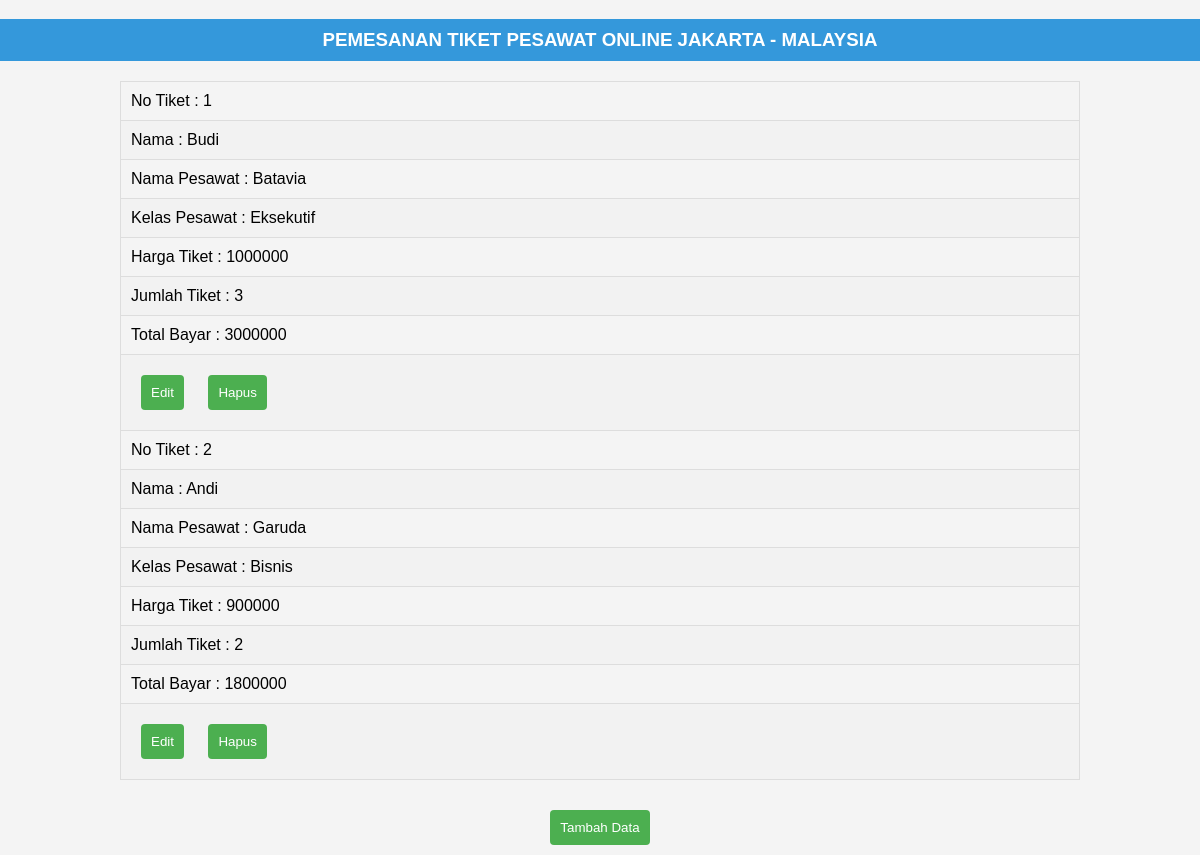
The app's page /index.php/tiket with its own data.
### tables this page shows
CREATE TABLE `pesawat` (
  `no_tiket` int(11) NOT NULL,
  `nama` varchar(50) NOT NULL,
  `nama_pesawat` varchar(30) NOT NULL,
  `kelas` varchar(30) NOT NULL,
  `harga_tiket` int(11) NOT NULL,
  `jumlah_tiket` int(11) NOT NULL,
  `total` int(11) NOT NULL
);

### application/controllers/tiket.php (called while the page is built, shortened)
<?php
class Tiket extends CI_Controller {
    function __construct() {
        $this->load->model('m_data');
        $this->load->helper('url');
        $this->load->library('form_validation');
    }
    function index() {
        $data['pesawat'] = $this->m_data->tampil_data()->result();
        $this->load->view('tampil_data', $data);
    }
}

### index.php (called while the page is built, shortened)
<?php
require_once BASEPATH.'core/CodeIgniter.php';

### application/models/m_data.php (called while the page is built, shortened)
<?php
class M_data extends CI_Model {
    function tampil_data() {
        $this->db->select('no_tiket, nama, nama_pesawat, kelas, harga_tiket, jumlah_tiket, total');
        return $this->db->get('pesawat');
    }
}

### application/views/tampil_data.php (the view, shortened to what this page needs)
<!DOCTYPE html>
<html lang="en">
<head>
</head>
<body>
    <h3>PEMESANAN TIKET PESAWAT ONLINE JAKARTA - MALAYSIA</h3>
    <table>
        <?php
        $no_tiket = 1;
        foreach ($pesawat as $u) { ?>
            <tr>
                <td>No Tiket : <?php echo $no_tiket++; ?></td>
            </tr>
            <tr>
                <td>Nama : <?php echo $u->nama; ?></td>
            </tr>
            <tr>
                <td>Nama Pesawat : <?php echo $u->nama_pesawat; ?></td>
            </tr>
            <tr>
                <td>Kelas Pesawat : <?php echo $u->kelas; ?></td>
            </tr>
            <tr>
                <td>Harga Tiket : <?php echo $u->harga_tiket; ?></td>
            </tr>
            <tr>
                <td>Jumlah Tiket : <?php echo $u->jumlah_tiket; ?></td>
            </tr>
            <tr>
                <td>Total Bayar : <?php echo $u->total; ?></td>
            </tr>
            <tr>
                <td>
                    <?php echo anchor('tiket/edit/'.$u->no_tiket, '<button>Edit</button>'); ?>
                    <?php echo anchor('tiket/hapus/'.$u->no_tiket, '<button>Hapus</button>'); ?>
                </td>
            </tr>
        <?php } ?>
    </table>
    <center>
        <?php echo anchor('tiket/tambah', '<button>Tambah Data</button>'); ?>
    </center>
</body>
</html>

### application/views/tampil_data.php (style rules this page uses)
body { text-align: center; font-family: Arial, sans-serif; background-color: #f4f4f4; margin: 0; padding: 0; scroll-behavior: smooth; }
h3 { background-color: #3498db; color: #fff; padding: 10px; margin-bottom: 0; }
table { width: 80%; margin: 20px auto; border-collapse: collapse; }
table, th, td { border: 1px solid #ddd; }
th, td { padding: 10px; text-align: left; }
a { text-decoration: none; color: #3498db; display: inline-block; padding: 10px; }
tr:nth-child(even) { background-color: #f2f2f2; }
button { padding: 10px; background-color: #4caf50; color: white; border: none; border-radius: 4px; cursor: pointer; }

### records on screen
pesawat: nama "Budi", nama_pesawat "Batavia", kelas "Eksekutif", harga_tiket "1000000", jumlah_tiket "3", total "3000000", no_tiket "Edit", no_tiket "Hapus"
pesawat: nama "Andi", nama_pesawat "Garuda", kelas "Bisnis", harga_tiket "900000", jumlah_tiket "2", total "1800000", no_tiket "Edit", no_tiket "Hapus"

### other values on screen
anchor('tiket/tambah', '<button>Tambah Data</button>') "Tambah Data"
